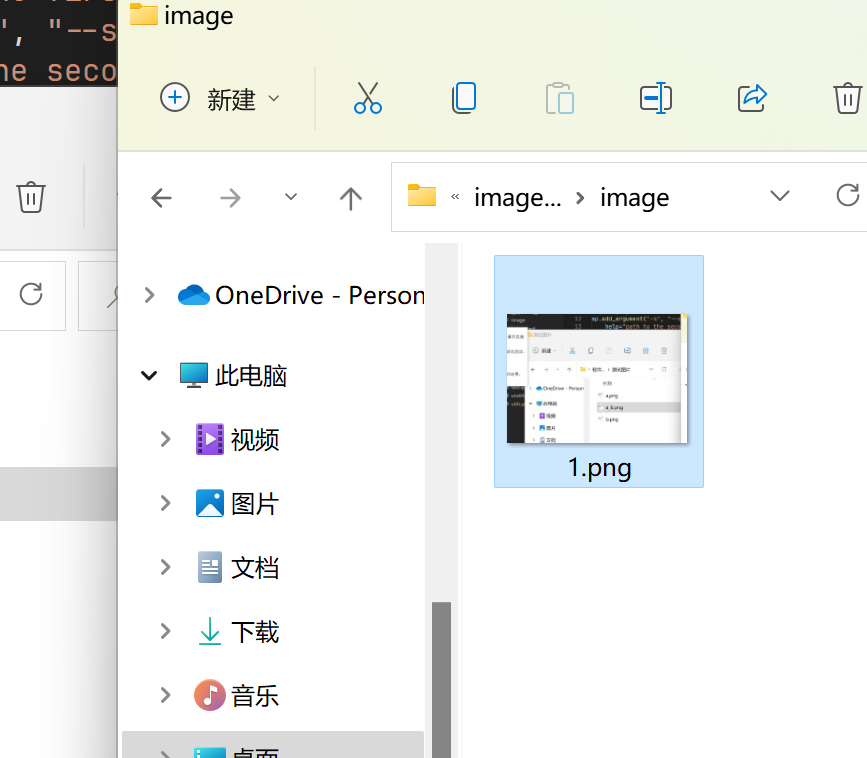
#> input picture image/2.png, 867 x 758 px, found by its file name
$ jupyter execute --allow-errors transform_sift.ipynb   (text cells are left out)
#> lines starting #> are read from the running program, lines starting #| are printed output that depends on the picture; after the words box and inside, x2 and y2 are one past the last pixel; in counts of white or black regions, pixels touching at a corner belong together; pictures that were not available may be replaced by others from this repository, and a replacement may not be noted
[cell 1]
import cv2
import numpy as np
import PIL
from PIL import Image

[cell 2]
# 1. 特征提取
def extract_features(image):
    # image_array = np.array(image)
    feature_extractor = cv2.SIFT_create(nfeatures=20000000,
											nOctaveLayers=9,
											contrastThreshold=0.04,
											edgeThreshold=10,
											sigma=1.6)
    keypoints, descriptors = feature_extractor.detectAndCompute(image, None)
    return keypoints, descriptors

# 2. 特征匹配
def match_features_bf(descriptors1, descriptors2):
    bf = cv2.BFMatcher()
    matches = bf.knnMatch(descriptors1, descriptors2, k=2)
    good_matches = []
    for m, n in matches:
        if m.distance < 0.5 * n.distance:
            good_matches.append(m)
    return good_matches

def match_features_flann(descriptors1, descriptors2):
    # FLANN 参数设置
    FLANN_INDEX_KDTREE = 1
    index_params = dict(algorithm=FLANN_INDEX_KDTREE, trees=5)
    search_params = dict(checks=50)
    # 创建 FLANN 匹配器
    flann = cv2.FlannBasedMatcher(index_params, search_params)
    # 使用 KNN 进行匹配
    matches = flann.knnMatch(descriptors1, descriptors2, k=2)
    # 选择好的匹配
    good_matches = []
    for m, n in matches:
        if m.distance < 0.5 * n.distance:
            good_matches.append(m)

    return good_matches
# 注掉的方法是基于透视变换
# # 3. 变换估计
def estimate_transform(keypoints1, keypoints2, good_matches):
    src_pts = np.float32([keypoints1[m.queryIdx].pt for m in good_matches]).reshape(-1, 1, 2)
    dst_pts = np.float32([keypoints2[m.trainIdx].pt for m in good_matches]).reshape(-1, 1, 2)
    # 使用RANSAC算法估计变换矩阵
    M, mask = cv2.findHomography(src_pts, dst_pts, cv2.RANSAC, 5.0)
    return M

#4. 变换应用
def apply_transform(image, M):
    # 应用估计的变换矩阵到图像
    transformed_image = cv2.warpPerspective(image, M, (image.shape[1], image.shape[0]))
    return transformed_image

# [12 lines of commented-out code are left out]

[cell 3]
# 一次配准
image1 = cv2.imread(r'images\2.png', cv2.IMREAD_GRAYSCALE).astype(np.uint8)
#> image1: shape (758, 867); min 0, max 255, mean 239.6
image2 = cv2.imread(r'images\222.png', cv2.IMREAD_GRAYSCALE).astype(np.uint8)
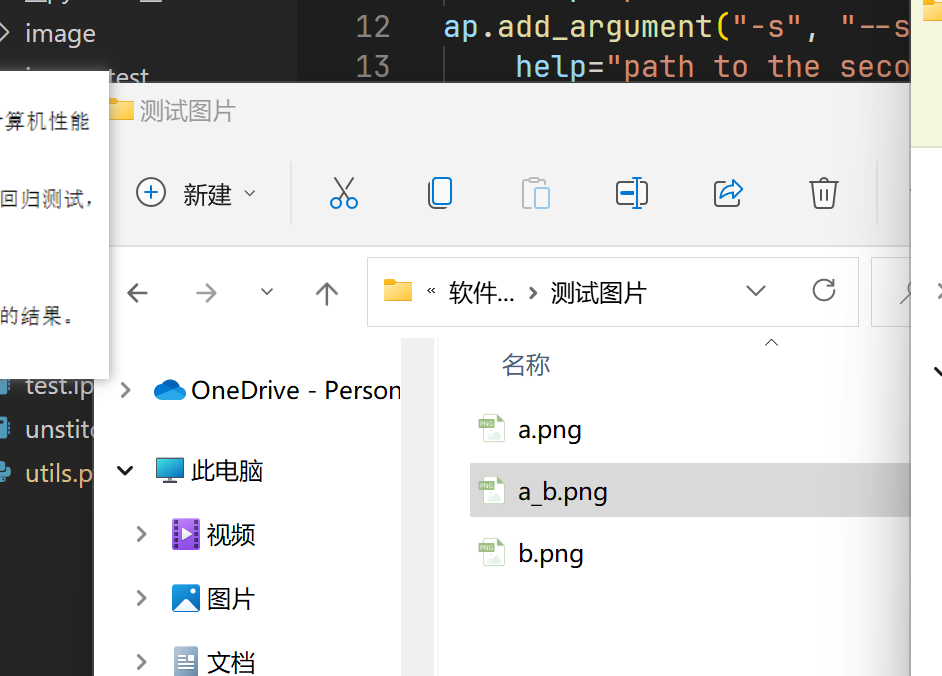
#> input picture image/1.png, 942 x 676 px, given in place of 222.png, which was not available
#> image2: shape (676, 942); min 0, max 255, mean 211.6
# [5 lines of commented-out code are left out]
#> (the rest of this cell did not finish here and is left out)

[cell 4]
# 1. 特征提取
keypoints1, descriptors1 = extract_features(image1)
#> in extract_features, `keypoints, descriptors = feature_extractor.detectAndCompute(image, None)`: keypoints = 1827 keypoints; strongest (x, y, size): (559, 205, 2), (547, 205, 2), (553, 205, 2), (294, 286, 2)
#> keypoints1 has the same summary as keypoints in extract_features
keypoints2, descriptors2 = extract_features(image2)
#> in extract_features (call 2), `keypoints, descriptors = feature_extractor.detectAndCompute(image, None)`: keypoints = 2675 keypoints; strongest (x, y, size): (512, 300, 2), (500, 300, 2), (506, 300, 2), (536, 561, 1.9)
#> keypoints2 has the same summary as keypoints in extract_features
# 2. 特征匹配

good_matches = match_features_bf(descriptors1, descriptors2)
#> in match_features_bf, `matches = bf.knnMatch(descriptors1, descriptors2, k=2)`: matches = 1827 matches
#> after the loop in match_features_bf, `for m, n in matches:`: good_matches = 984 matches
#> good_matches = 984 matches
print(len(good_matches))
#| 984

[cell 5]
# 3. 变换估计
M = estimate_transform(keypoints1, keypoints2, good_matches)
#> in estimate_transform, `src_pts = np.float32([keypoints1[m.queryIdx].pt for m in good_matches]..`: src_pts = 984 rows, first 8: [5.87, 79.35], [14.23, 71.96], [17.85, 43.99], [17.85, 43.99], [18.37, 75.63], [18.63, 186.1], [18.79, 68.63], [18.79, 68.63]
#> in estimate_transform, `dst_pts = np.float32([keypoints2[m.trainIdx].pt for m in good_matches]..`: dst_pts = 984 rows, first 8: [798.9, 75.35], [807.2, 67.96], [810.8, 39.99], [810.8, 39.99], [811.4, 71.63], [811.6, 182.1], [811.8, 64.63], [811.8, 64.63]
#> in estimate_transform, `M, mask = cv2.findHomography(src_pts, dst_pts, cv2.RANSAC, 5.0)`: M = [[1, -1.13e-05, -24], [-1.62e-05, 1, 95.02], [2.17e-08, -6.1e-08, 1]]; mask = 984 values, max 1 at index 118, min 0 at index 0, mean 0.815
# 4. 变换应用
transformed_image = apply_transform(image1, M)
#> in apply_transform, `transformed_image = cv2.warpPerspective(image, M, (image.shape[1], ima..`:
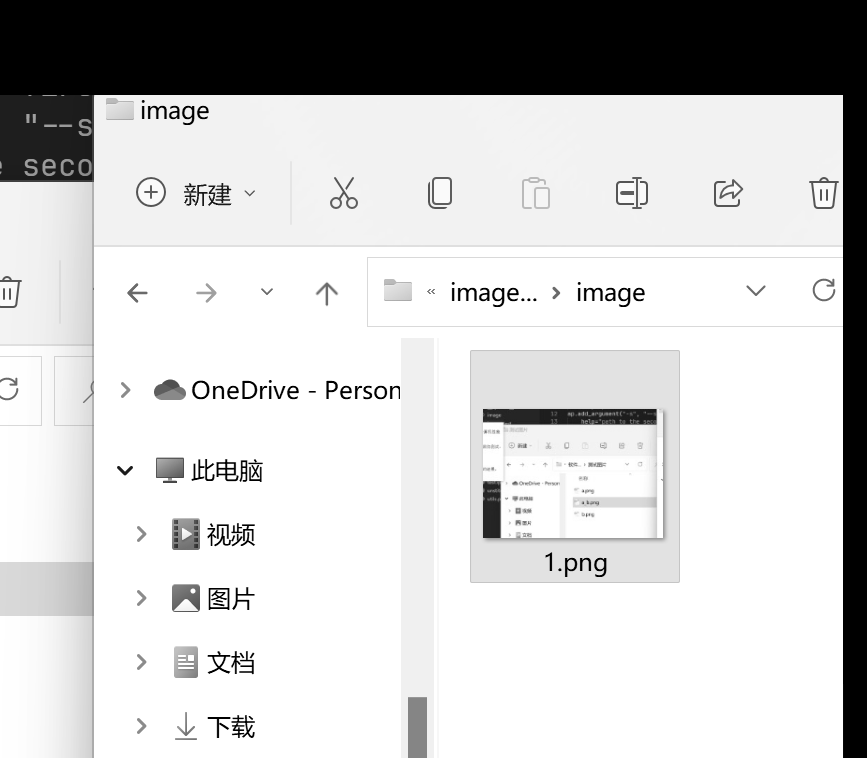
#> transformed_image: shape (758, 867); min 0, max 255, mean 203.8
cv2.imwrite('trans_image/transformed2to222.png', transformed_image)
#> Out = True

[cell 6]
#一次配准
image1 = cv2.imread(r'images\e631.png', cv2.IMREAD_GRAYSCALE).astype(np.uint8)
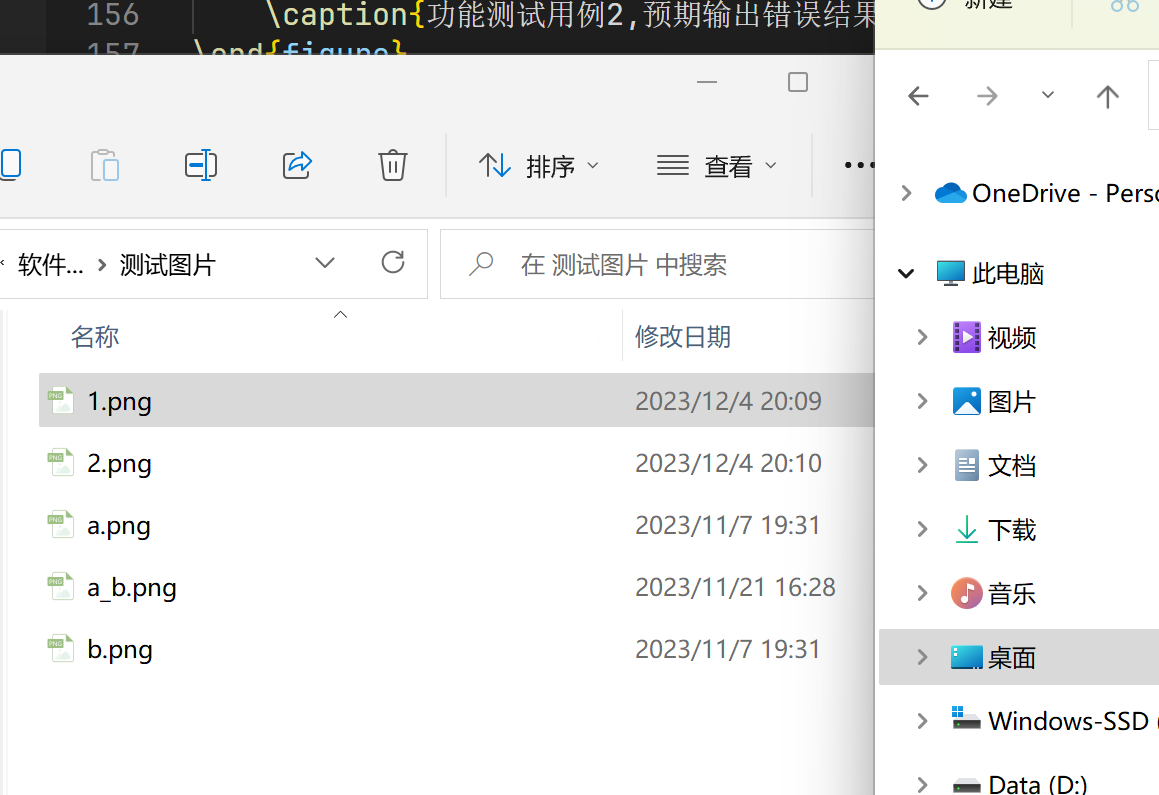
#> input picture image/3.png, 1159 x 795 px, given in place of e631.png, which was not available
#> image1: shape (795, 1159); min 0, max 255, mean 233.7
image2 = cv2.imread(r'images\e2_2.png', cv2.IMREAD_GRAYSCALE).astype(np.uint8)

[cell 7]
# 1. 特征提取
keypoints1, descriptors1 = extract_features(image1)
#> in extract_features (call 3), `keypoints, descriptors = feature_extractor.detectAndCompute(image, None)`: keypoints = 4011 keypoints; strongest (x, y, size): (1077, 782, 2), (81, 272, 2), (69, 272, 2), (75, 272, 2)
#> keypoints1 has the same summary as keypoints in extract_features
keypoints2, descriptors2 = extract_features(image2)
#> keypoints2 has the same summary as keypoints in extract_features
bf = cv2.BFMatcher()
matches = bf.knnMatch(descriptors1,descriptors2, k=2)
#> matches = 4011 matches
good_matches = match_features_bf(descriptors1, descriptors2)
#> after the loop in match_features_bf (call 2), `for m, n in matches:`: good_matches = 3404 matches
#> good_matches = 3404 matches
img5 = cv2.drawMatchesKnn(image1,keypoints1,image2,keypoints2,matches,None,flags = cv2.DRAW_MATCHES_FLAGS_DRAW_RICH_KEYPOINTS | cv2.DRAW_MATCHES_FLAGS_NOT_DRAW_SINGLE_POINTS)
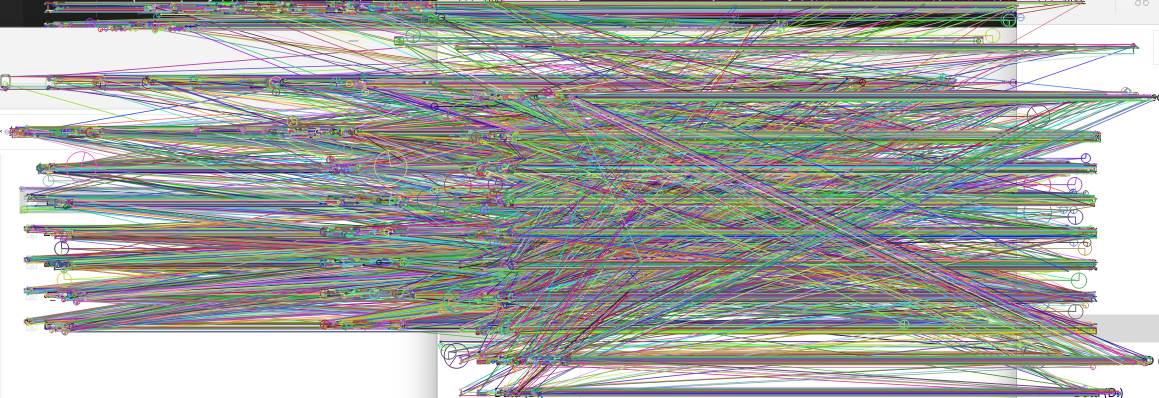
#> img5: shape (795, 2318, 3) (shown at 1/2 size); mean of channels 0, 1, 2 162.8, 166.1, 163.8; drawn as B, G, R
pillow_image = Image.fromarray(cv2.cvtColor(img5, cv2.COLOR_BGR2RGB))
pillow_image.show()

[cell 8]
print(matches)
#> (printed output is left out)
print(good_matches)
print([good_matches])

[cell 9]
img6 = cv2.drawMatchesKnn(image1,keypoints1,image2,keypoints2,[good_matches],None,flags = cv2.DRAW_MATCHES_FLAGS_DRAW_RICH_KEYPOINTS | cv2.DRAW_MATCHES_FLAGS_NOT_DRAW_SINGLE_POINTS)
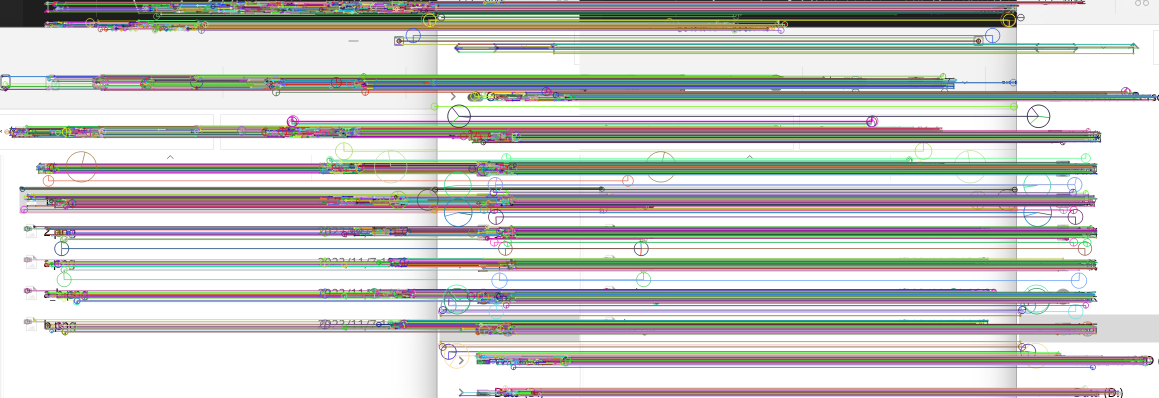
#> img6: shape (795, 2318, 3) (shown at 1/2 size); mean of channels 0, 1, 2 198.9, 199.8, 199.1; drawn as B, G, R
pillow_image = Image.fromarray(cv2.cvtColor(img6, cv2.COLOR_BGR2RGB))
pillow_image.show()

[cell 10]
pillow_image.save('image/1_2m.png')

[cell 11]
def crop_black_borders(image):
    if len(image.shape) == 3 and image.shape[2] == 3:  # 彩色图像
        gray = cv2.cvtColor(image, cv2.COLOR_BGR2GRAY)
    elif len(image.shape) == 2:  # 灰度图像
        gray = image
    else:
        raise ValueError("Unsupported image format")
    _, thresh = cv2.threshold(gray, 1, 255, cv2.THRESH_BINARY)
    contours, _ = cv2.findContours(thresh, cv2.RETR_EXTERNAL, cv2.CHAIN_APPROX_SIMPLE)
    if contours:
        x, y, w, h = cv2.boundingRect(max(contours, key=cv2.contourArea))
        return image[y:y+h, x:x+w]
    return image

M = estimate_transform(keypoints1, keypoints2, good_matches)
#> M = [[1, 3.42e-15, 2.47e-13], [-1.23e-15, 1, 3.53e-13], [-4.36e-18, 5.51e-18, 1]]
result = cv2.warpPerspective(image1, M, (image1.shape[1] + image2.shape[1], image1.shape[0]+image2.shape[0]))
result[0:image2.shape[0], 0:image2.shape[1]] = image2
result = crop_black_borders(result)
#> in crop_black_borders, `_, thresh = cv2.threshold(gray, 1, 255, cv2.THRESH_BINARY)`:
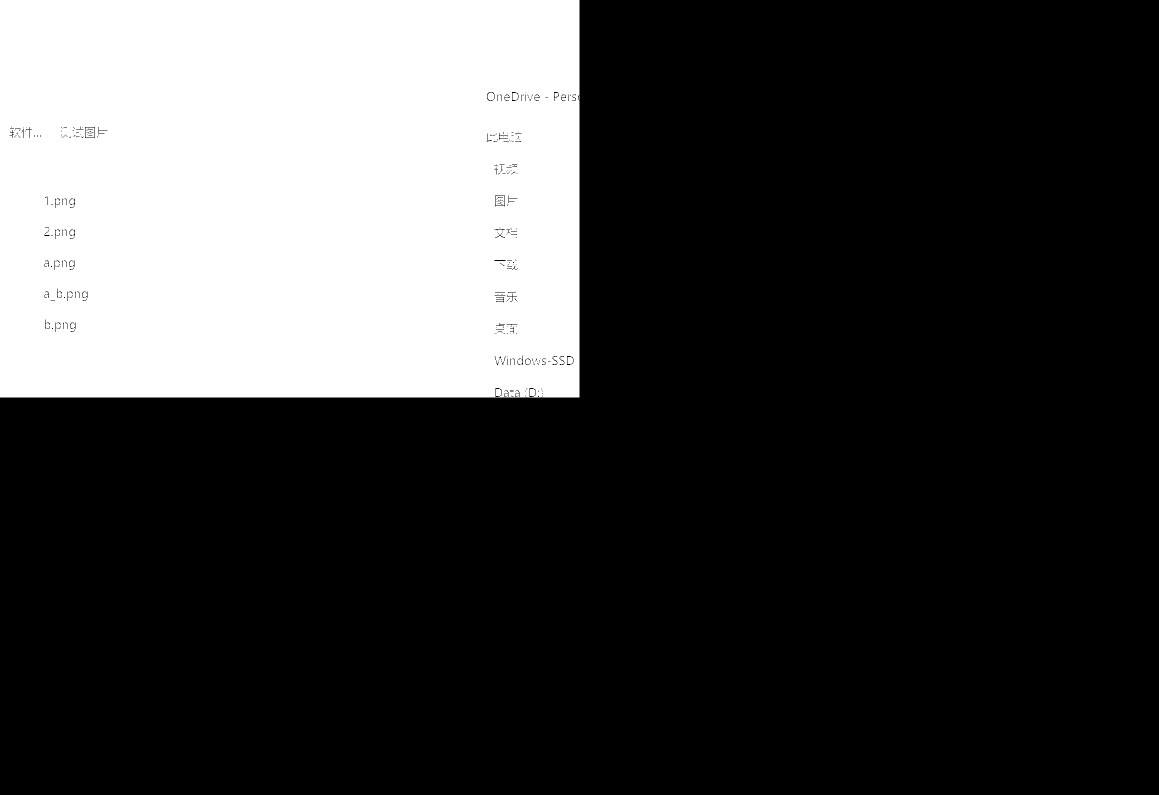
#> thresh: shape (1590, 2318) (shown at 1/2 size); 24.9% white; 3 white regions
#> in crop_black_borders, `contours, _ = cv2.findContours(thresh, cv2.RETR_EXTERNAL, cv2.CHAIN_AP..`: contours = 1 contour; box (x1, y1, x2, y2) and area: (0, 0, 1159, 795) 919448
#> in crop_black_borders, `x, y, w, h = cv2.boundingRect(max(contours, key=cv2.contourArea))`: x = 0; w = 1159; h = 795
result= PIL.Image.fromarray(cv2.cvtColor(result, cv2.COLOR_BGR2RGB))
#> result: PIL image 1159x795 RGB
result.show()
